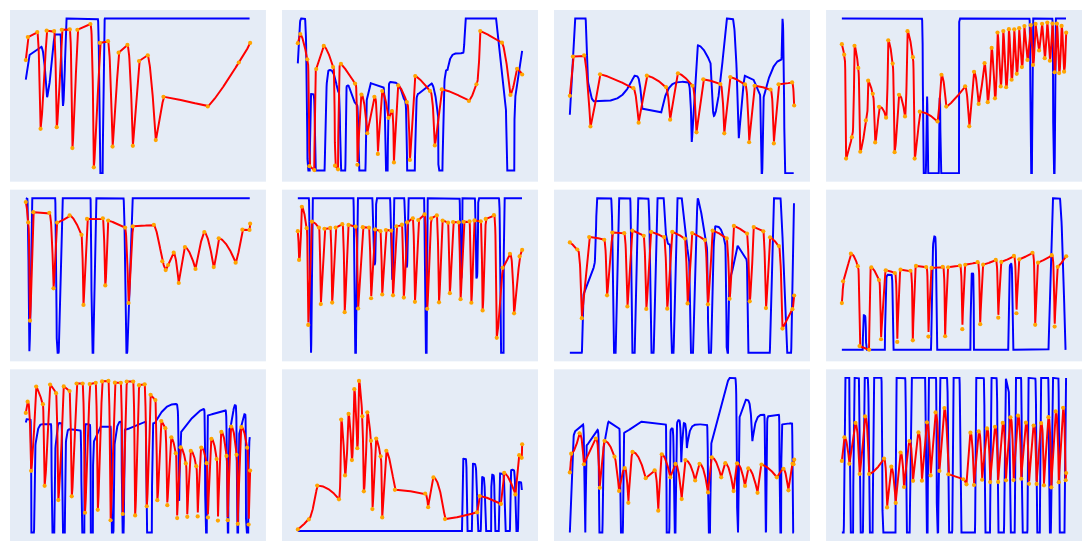

Source (notebook cell):
### Code cell
fig.show()

### Figure 1 — Plotly figure (JSON) as saved in the notebook; plotly's stock layout.template omitted (floating-point values rounded to 4 significant figures; data arrays with more than 128 entries replaced by an {"elided": "..."} marker saying what was removed)
{"data": [{"hoverinfo": "skip", "line": {"color": "blue", "width": 1.969}, "mode": "lines", "name": "Ground Truth", "showlegend": false, "type": "scatter", "x": {"elided": "1000 float values"}, "xaxis": "x", "y": {"elided": "1000 float values"}, "yaxis": "y"}, {"hoverinfo": "skip", "line": {"color": "red", "width": 1.969}, "mode": "lines", "name": "Generated", "showlegend": false, "type": "scatter", "x": {"elided": "1000 float values"}, "xaxis": "x", "y": {"elided": "1000 float values"}, "yaxis": "y"}, {"hoverinfo": "skip", "marker": {"color": "orange", "size": 4.2}, "mode": "markers", "name": "Tokens", "showlegend": false, "type": "scatter", "x": [1.481e-05, 0.09023, 0.5122, 0.6602, 0.9304, 1.267, 1.382, 1.608, 1.966, 2.082, 2.306, 2.885, 3.039, 3.308, 3.674, 3.877, 4.146, 4.542, 4.784, 5.06, 5.45, 5.808, 6.152, 8.133, 9.518, 10.03], "xaxis": "x", "y": [0.7316, 0.8804, 0.9125, 0.2866, 0.922, 0.9192, 0.2975, 0.9271, 0.9296, 0.1617, 0.9274, 0.965, 0.03773, 0.8422, 0.8541, 0.172, 0.7795, 0.8295, 0.1764, 0.725, 0.7625, 0.2135, 0.4937, 0.4309, 0.7158, 0.8426], "yaxis": "y"}, {"hoverinfo": "skip", "line": {"color": "blue", "width": 1.969}, "mode": "lines", "name": "Ground Truth", "showlegend": false, "type": "scatter", "x": {"elided": "1000 float values"}, "xaxis": "x2", "y": {"elided": "1000 float values"}, "yaxis": "y2"}, {"hoverinfo": "skip", "line": {"color": "red", "width": 1.969}, "mode": "lines", "name": "Generated", "showlegend": false, "type": "scatter", "x": {"elided": "1000 float values"}, "xaxis": "x2", "y": {"elided": "1000 float values"}, "yaxis": "y2"}, {"hoverinfo": "skip", "marker": {"color": "orange", "size": 4.2}, "mode": "markers", "name": "Tokens", "showlegend": false, "type": "scatter", "x": [1.469e-05, 0.1084, 0.421, 0.515, 0.7349, 0.8201, 1.157, 1.573, 1.658, 1.793, 1.923, 2.551, 2.658, 2.835, 3.098, 3.413, 3.568, 3.764, 4.043, 4.195, 4.285, 4.474, 4.859, 4.996, 5.235, 5.889, 6.108, 6.417, 7.627, 7.963, 8.133, 9.101, 9.479, 9.775, 10.0], "xaxis": "x2", "y": [0.8378, 0.8984, 0.7321, 0.0279, 0.002028, 0.6673, 0.8199, 0.6812, 0.0313, 0.007184, 0.701, 0.5718, 0.03714, 0.4995, 0.2447, 0.4845, 0.1087, 0.5223, 0.3462, 0.3913, 0.05238, 0.5605, 0.4498, 0.06896, 0.6218, 0.5238, 0.1649, 0.5334, 0.4573, 0.5674, 0.9177, 0.8413, 0.4971, 0.6697, 0.6319], "yaxis": "y2"}, {"hoverinfo": "skip", "line": {"color": "blue", "width": 1.969}, "mode": "lines", "name": "Ground Truth", "showlegend": false, "type": "scatter", "x": {"elided": "1000 float values"}, "xaxis": "x3", "y": {"elided": "1000 float values"}, "yaxis": "y3"}, {"hoverinfo": "skip", "line": {"color": "red", "width": 1.969}, "mode": "lines", "name": "Generated", "showlegend": false, "type": "scatter", "x": {"elided": "1000 float values"}, "xaxis": "x3", "y": {"elided": "1000 float values"}, "yaxis": "y3"}, {"hoverinfo": "skip", "marker": {"color": "orange", "size": 4.2}, "mode": "markers", "name": "Tokens", "showlegend": false, "type": "scatter", "x": [1.472e-05, 0.1378, 0.6372, 0.9208, 1.349, 2.839, 3.073, 3.438, 4.297, 4.48, 4.829, 5.479, 5.658, 5.959, 6.723, 6.899, 7.165, 7.825, 8.008, 8.252, 8.965, 9.112, 9.322, 9.928, 10.02], "xaxis": "x3", "y": [0.4999, 0.7542, 0.7623, 0.3018, 0.6396, 0.5496, 0.3266, 0.6304, 0.5569, 0.3455, 0.646, 0.5654, 0.2638, 0.6068, 0.5765, 0.2574, 0.6215, 0.5737, 0.1998, 0.5652, 0.5404, 0.1924, 0.5746, 0.5871, 0.4374], "yaxis": "y3"}, {"hoverinfo": "skip", "line": {"color": "blue", "width": 1.969}, "mode": "lines", "name": "Ground Truth", "showlegend": false, "type": "scatter", "x": {"elided": "1000 float values"}, "xaxis": "x4", "y": {"elided": "1000 float values"}, "yaxis": "y4"}, {"hoverinfo": "skip", "line": {"color": "red", "width": 1.969}, "mode": "lines", "name": "Generated", "showlegend": false, "type": "scatter", "x": {"elided": "1000 float values"}, "xaxis": "x4", "y": {"elided": "1000 float values"}, "yaxis": "y4"}, {"hoverinfo": "skip", "marker": {"color": "orange", "size": 4.2}, "mode": "markers", "name": "Tokens", "showlegend": false, "type": "scatter", "x": [1.486e-05, 0.1043, 0.1883, 0.448, 0.5643, 0.7332, 0.8213, 1.071, 1.173, 1.38, 1.487, 1.662, 1.973, 2.07, 2.267, 2.354, 2.551, 2.817, 2.929, 3.171, 3.248, 3.477, 4.269, 4.443, 4.659, 5.5, 5.684, 5.897, 6.103, 6.367, 6.509, 6.684, 6.83, 6.945, 7.087, 7.203, 7.33, 7.454, 7.574, 7.691, 7.803, 7.91, 8.033, 8.146, 8.281, 8.425, 8.531, 8.643, 8.799, 8.933, 9.05, 9.167, 9.281, 9.397, 9.49, 9.594, 9.695, 9.803, 9.915, 10.01], "xaxis": "x4", "y": [0.8344, 0.7666, 0.09416, 0.2323, 0.8242, 0.6808, 0.1382, 0.3412, 0.5979, 0.5134, 0.1982, 0.4291, 0.3588, 0.8592, 0.7088, 0.1352, 0.5068, 0.3669, 0.9188, 0.7501, 0.09401, 0.3974, 0.3342, 0.6367, 0.4304, 0.5621, 0.3025, 0.6554, 0.4478, 0.7113, 0.4591, 0.8098, 0.4842, 0.9098, 0.5612, 0.9192, 0.5555, 0.9312, 0.6043, 0.9304, 0.6425, 0.938, 0.6864, 0.9515, 0.7326, 0.9571, 0.6995, 0.9657, 0.7936, 0.9665, 0.7437, 0.974, 0.7272, 0.9677, 0.6526, 0.9669, 0.6474, 0.9528, 0.6567, 0.9089], "yaxis": "y4"}, {"hoverinfo": "skip", "line": {"color": "blue", "width": 1.969}, "mode": "lines", "name": "Ground Truth", "showlegend": false, "type": "scatter", "x": {"elided": "1000 float values"}, "xaxis": "x5", "y": {"elided": "1000 float values"}, "yaxis": "y5"}, {"hoverinfo": "skip", "line": {"color": "red", "width": 1.969}, "mode": "lines", "name": "Generated", "showlegend": false, "type": "scatter", "x": {"elided": "1000 float values"}, "xaxis": "x5", "y": {"elided": "1000 float values"}, "yaxis": "y5"}, {"hoverinfo": "skip", "marker": {"color": "orange", "size": 4.2}, "mode": "markers", "name": "Tokens", "showlegend": false, "type": "scatter", "x": [1.56e-05, 0.1068, 0.1878, 0.3346, 1.049, 1.238, 1.397, 1.956, 2.487, 2.576, 2.734, 3.44, 3.549, 3.68, 4.433, 4.59, 4.776, 5.716, 6.095, 6.246, 6.356, 6.605, 6.83, 7.106, 7.576, 7.972, 8.391, 8.615, 9.37, 9.67, 9.988, 10.02], "xaxis": "x5", "y": [0.9752, 0.8438, 0.2075, 0.9099, 0.9057, 0.4173, 0.8428, 0.8888, 0.763, 0.3095, 0.866, 0.8697, 0.4357, 0.8552, 0.8102, 0.3222, 0.8179, 0.8278, 0.5917, 0.5352, 0.5679, 0.6477, 0.4514, 0.6837, 0.5428, 0.7811, 0.5543, 0.741, 0.5833, 0.7965, 0.795, 0.8356], "yaxis": "y5"}, {"hoverinfo": "skip", "line": {"color": "blue", "width": 1.969}, "mode": "lines", "name": "Ground Truth", "showlegend": false, "type": "scatter", "x": {"elided": "1000 float values"}, "xaxis": "x6", "y": {"elided": "1000 float values"}, "yaxis": "y6"}, {"hoverinfo": "skip", "line": {"color": "red", "width": 1.969}, "mode": "lines", "name": "Generated", "showlegend": false, "type": "scatter", "x": {"elided": "1000 float values"}, "xaxis": "x6", "y": {"elided": "1000 float values"}, "yaxis": "y6"}, {"hoverinfo": "skip", "marker": {"color": "orange", "size": 4.2}, "mode": "markers", "name": "Tokens", "showlegend": false, "type": "scatter", "x": [1.471e-05, 0.05622, 0.1789, 0.3931, 0.4651, 0.627, 0.943, 1.025, 1.187, 1.446, 1.533, 1.687, 1.984, 2.089, 2.261, 2.576, 2.693, 2.898, 3.177, 3.269, 3.449, 3.686, 3.767, 3.929, 4.166, 4.248, 4.401, 4.644, 4.729, 4.877, 5.131, 5.224, 5.375, 5.654, 5.775, 5.948, 6.202, 6.299, 6.461, 6.703, 6.783, 6.925, 7.179, 7.261, 7.399, 7.661, 7.742, 7.88, 8.162, 8.245, 8.382, 8.749, 8.874, 9.135, 9.463, 9.648, 9.895, 10.01], "xaxis": "x6", "y": [0.7871, 0.6006, 0.945, 0.8064, 0.1801, 0.8487, 0.8104, 0.315, 0.8025, 0.8077, 0.3246, 0.8102, 0.832, 0.2625, 0.8276, 0.8161, 0.2865, 0.8128, 0.8094, 0.3529, 0.798, 0.7867, 0.377, 0.7943, 0.7906, 0.3717, 0.8187, 0.8287, 0.3571, 0.8442, 0.8707, 0.33, 0.8586, 0.8958, 0.2846, 0.8699, 0.8885, 0.3266, 0.8557, 0.842, 0.3855, 0.8464, 0.844, 0.3467, 0.8477, 0.8497, 0.3236, 0.8563, 0.8504, 0.2737, 0.8661, 0.8907, 0.09685, 0.5494, 0.6407, 0.2552, 0.6235, 0.6655], "yaxis": "y6"}, {"hoverinfo": "skip", "line": {"color": "blue", "width": 1.969}, "mode": "lines", "name": "Ground Truth", "showlegend": false, "type": "scatter", "x": {"elided": "1000 float values"}, "xaxis": "x7", "y": {"elided": "1000 float values"}, "yaxis": "y7"}, {"hoverinfo": "skip", "line": {"color": "red", "width": 1.969}, "mode": "lines", "name": "Generated", "showlegend": false, "type": "scatter", "x": {"elided": "1000 float values"}, "xaxis": "x7", "y": {"elided": "1000 float values"}, "yaxis": "y7"}, {"hoverinfo": "skip", "marker": {"color": "orange", "size": 4.2}, "mode": "markers", "name": "Tokens", "showlegend": false, "type": "scatter", "x": [1.475e-05, 0.3335, 0.5349, 0.8635, 1.536, 1.66, 1.894, 2.428, 2.568, 2.789, 3.296, 3.411, 3.625, 4.207, 4.345, 4.57, 5.134, 5.252, 5.457, 6.03, 6.161, 6.37, 7.0, 7.125, 7.319, 7.905, 8.026, 8.204, 8.632, 8.75, 8.933, 9.33, 9.485, 9.932, 10.01], "xaxis": "x7", "y": [0.7138, 0.6682, 0.2238, 0.7487, 0.7315, 0.3715, 0.778, 0.7738, 0.2996, 0.791, 0.7566, 0.2835, 0.7823, 0.7485, 0.2853, 0.782, 0.7388, 0.3194, 0.7748, 0.7291, 0.3136, 0.7907, 0.7398, 0.3493, 0.821, 0.7711, 0.3326, 0.8133, 0.7858, 0.2892, 0.7475, 0.6903, 0.1566, 0.2819, 0.3706], "yaxis": "y7"}, {"hoverinfo": "skip", "line": {"color": "blue", "width": 1.969}, "mode": "lines", "name": "Ground Truth", "showlegend": false, "type": "scatter", "x": {"elided": "1000 float values"}, "xaxis": "x8", "y": {"elided": "1000 float values"}, "yaxis": "y8"}, {"hoverinfo": "skip", "line": {"color": "red", "width": 1.969}, "mode": "lines", "name": "Generated", "showlegend": false, "type": "scatter", "x": {"elided": "1000 float values"}, "xaxis": "x8", "y": {"elided": "1000 float values"}, "yaxis": "y8"}, {"hoverinfo": "skip", "marker": {"color": "orange", "size": 4.2}, "mode": "markers", "name": "Tokens", "showlegend": false, "type": "scatter", "x": [1.462e-05, 0.05566, 0.402, 0.7125, 0.7903, 1.22, 1.317, 1.659, 1.752, 1.961, 2.368, 2.476, 2.623, 3.065, 3.173, 3.314, 3.767, 3.868, 4.011, 4.509, 4.617, 4.751, 5.275, 5.385, 5.516, 6.068, 6.185, 6.318, 6.88, 6.993, 7.131, 7.692, 7.804, 7.934, 8.521, 8.643, 8.77, 9.381, 9.512, 9.654, 10.03], "xaxis": "x8", "y": [0.3087, 0.4524, 0.6346, 0.5521, 0.02495, 0.0005906, 0.5439, 0.4606, 0.06998, 0.5248, 0.5064, 0.05205, 0.5291, 0.5213, 0.06288, 0.5538, 0.546, 0.0875, 0.5407, 0.5475, 0.0896, 0.545, 0.5558, 0.1362, 0.5613, 0.5785, 0.1696, 0.5621, 0.5932, 0.2124, 0.5798, 0.6195, 0.2415, 0.5969, 0.6404, 0.1649, 0.5754, 0.6247, 0.1534, 0.5474, 0.6173], "yaxis": "y8"}, {"hoverinfo": "skip", "line": {"color": "blue", "width": 1.969}, "mode": "lines", "name": "Ground Truth", "showlegend": false, "type": "scatter", "x": {"elided": "1000 float values"}, "xaxis": "x9", "y": {"elided": "1000 float values"}, "yaxis": "y9"}, {"hoverinfo": "skip", "line": {"color": "red", "width": 1.969}, "mode": "lines", "name": "Generated", "showlegend": false, "type": "scatter", "x": {"elided": "1000 float values"}, "xaxis": "x9", "y": {"elided": "1000 float values"}, "yaxis": "y9"}, {"hoverinfo": "skip", "marker": {"color": "orange", "size": 4.2}, "mode": "markers", "name": "Tokens", "showlegend": false, "type": "scatter", "x": [1.462e-05, 0.08177, 0.2384, 0.4636, 0.7645, 0.8406, 1.083, 1.352, 1.452, 1.694, 1.955, 2.05, 2.266, 2.539, 2.642, 2.853, 3.121, 3.213, 3.404, 3.687, 3.784, 3.976, 4.241, 4.329, 4.505, 4.795, 4.882, 5.056, 5.306, 5.4, 5.571, 5.785, 5.871, 6.048, 6.23, 6.318, 6.497, 6.696, 6.758, 6.914, 7.144, 7.209, 7.365, 7.608, 7.673, 7.831, 8.069, 8.132, 8.286, 8.519, 8.576, 8.729, 8.959, 9.014, 9.166, 9.407, 9.462, 9.622, 9.881, 9.948, 10.02], "xaxis": "x9", "y": [0.7476, 0.8182, 0.3854, 0.9127, 0.8022, 0.2914, 0.925, 0.8711, 0.2026, 0.9134, 0.8849, 0.2259, 0.9317, 0.9317, 0.1232, 0.9279, 0.9363, 0.1414, 0.945, 0.948, 0.07598, 0.9369, 0.9361, 0.1153, 0.9444, 0.9441, 0.1063, 0.9215, 0.9267, 0.1637, 0.8613, 0.8279, 0.202, 0.6969, 0.6523, 0.1707, 0.5952, 0.4946, 0.08959, 0.5321, 0.4314, 0.09781, 0.5101, 0.4144, 0.1002, 0.531, 0.433, 0.09379, 0.5853, 0.4588, 0.07422, 0.6285, 0.4783, 0.07633, 0.6628, 0.4856, 0.05391, 0.6591, 0.53, 0.04968, 0.387], "yaxis": "y9"}, {"hoverinfo": "skip", "line": {"color": "blue", "width": 1.969}, "mode": "lines", "name": "Ground Truth", "showlegend": false, "type": "scatter", "x": {"elided": "1000 float values"}, "xaxis": "x10", "y": {"elided": "1000 float values"}, "yaxis": "y10"}, {"hoverinfo": "skip", "line": {"color": "red", "width": 1.969}, "mode": "lines", "name": "Generated", "showlegend": false, "type": "scatter", "x": {"elided": "1000 float values"}, "xaxis": "x10", "y": {"elided": "1000 float values"}, "yaxis": "y10"}, {"hoverinfo": "skip", "marker": {"color": "orange", "size": 4.2}, "mode": "markers", "name": "Tokens", "showlegend": false, "type": "scatter", "x": [1.613e-05, 0.491, 0.8654, 1.837, 1.935, 2.107, 2.265, 2.415, 2.522, 2.656, 2.732, 2.879, 2.947, 3.103, 3.265, 3.329, 3.499, 3.697, 3.767, 3.95, 4.333, 5.685, 5.817, 6.053, 6.569, 8.003, 8.117, 9.064, 9.212, 9.71, 9.882, 9.991, 10.01], "xaxis": "x10", "y": [0.01084, 0.07495, 0.2922, 0.2043, 0.7162, 0.3573, 0.7523, 0.456, 0.9117, 0.5322, 0.9647, 0.7372, 0.2555, 0.7626, 0.5798, 0.1416, 0.5941, 0.4804, 0.08816, 0.5161, 0.2654, 0.2402, 0.1536, 0.3445, 0.07737, 0.1204, 0.225, 0.1745, 0.3739, 0.2355, 0.4873, 0.4703, 0.5577], "yaxis": "y10"}, {"hoverinfo": "skip", "line": {"color": "blue", "width": 1.969}, "mode": "lines", "name": "Ground Truth", "showlegend": false, "type": "scatter", "x": {"elided": "1000 float values"}, "xaxis": "x11", "y": {"elided": "1000 float values"}, "yaxis": "y11"}, {"hoverinfo": "skip", "line": {"color": "red", "width": 1.969}, "mode": "lines", "name": "Generated", "showlegend": false, "type": "scatter", "x": {"elided": "1000 float values"}, "xaxis": "x11", "y": {"elided": "1000 float values"}, "yaxis": "y11"}, {"hoverinfo": "skip", "marker": {"color": "orange", "size": 4.2}, "mode": "markers", "name": "Tokens", "showlegend": false, "type": "scatter", "x": [1.48e-05, 0.05971, 0.4339, 0.6262, 1.162, 1.335, 1.549, 1.995, 2.199, 2.45, 2.612, 2.797, 3.386, 3.787, 3.947, 4.103, 4.483, 4.715, 4.993, 5.158, 5.594, 5.788, 6.167, 6.336, 6.757, 6.939, 7.309, 7.465, 7.821, 7.964, 8.378, 8.555, 9.239, 9.537, 9.758, 9.941, 9.983, 10.01], "xaxis": "x11", "y": [0.3453, 0.4535, 0.5711, 0.3926, 0.5409, 0.2565, 0.5275, 0.4362, 0.239, 0.3707, 0.1702, 0.4634, 0.3124, 0.3577, 0.1252, 0.4501, 0.3175, 0.3943, 0.1919, 0.4165, 0.2989, 0.3949, 0.2301, 0.4322, 0.317, 0.3986, 0.2382, 0.3981, 0.2676, 0.3684, 0.2279, 0.3906, 0.317, 0.3667, 0.2426, 0.3958, 0.3932, 0.4186], "yaxis": "y11"}, {"hoverinfo": "skip", "line": {"color": "blue", "width": 1.969}, "mode": "lines", "name": "Ground Truth", "showlegend": false, "type": "scatter", "x": {"elided": "1000 float values"}, "xaxis": "x12", "y": {"elided": "1000 float values"}, "yaxis": "y12"}, {"hoverinfo": "skip", "line": {"color": "red", "width": 1.969}, "mode": "lines", "name": "Generated", "showlegend": false, "type": "scatter", "x": {"elided": "1000 float values"}, "xaxis": "x12", "y": {"elided": "1000 float values"}, "yaxis": "y12"}, {"hoverinfo": "skip", "marker": {"color": "orange", "size": 4.2}, "mode": "markers", "name": "Tokens", "showlegend": false, "type": "scatter", "x": [1.474e-05, 0.1139, 0.3361, 0.608, 0.7944, 1.037, 1.213, 1.882, 2.017, 2.205, 2.402, 2.619, 2.774, 3.015, 3.176, 3.417, 3.573, 3.796, 3.96, 4.179, 4.351, 4.575, 4.747, 5.418, 5.559, 5.734, 5.893, 6.105, 6.255, 6.473, 6.617, 6.831, 6.972, 7.178, 7.318, 7.519, 7.658, 7.856, 8.003, 8.209, 8.347, 8.554, 8.686, 8.887, 9.016, 9.213, 9.342, 9.537, 9.676, 9.869, 9.983, 10.01], "xaxis": "x12", "y": [0.4626, 0.6158, 0.4437, 0.7088, 0.378, 0.7507, 0.3781, 0.4779, 0.1618, 0.4252, 0.1909, 0.5173, 0.2938, 0.5911, 0.334, 0.6468, 0.3351, 0.7123, 0.3686, 0.7762, 0.398, 0.8045, 0.3764, 0.3439, 0.3115, 0.6457, 0.3067, 0.6533, 0.3409, 0.6729, 0.3258, 0.684, 0.327, 0.7088, 0.3371, 0.7447, 0.3387, 0.7558, 0.3472, 0.71, 0.3148, 0.6915, 0.3139, 0.7075, 0.3045, 0.7455, 0.2918, 0.783, 0.3249, 0.8062, 0.3375, 0.3847], "yaxis": "y12"}], "layout": {"height": 551.2, "hovermode": false, "margin": {"b": 10, "l": 10, "r": 10, "t": 10}, "showlegend": false, "title": {}, "width": 1312.0, "xaxis": {"anchor": "y", "domain": [0, 0.2387], "showgrid": false, "showticklabels": false, "zeroline": false}, "xaxis10": {"anchor": "y10", "domain": [0.2537, 0.4925], "showgrid": false, "showticklabels": false, "zeroline": false}, "xaxis11": {"anchor": "y11", "domain": [0.5075, 0.7462], "showgrid": false, "showticklabels": false, "zeroline": false}, "xaxis12": {"anchor": "y12", "domain": [0.7612, 1], "showgrid": false, "showticklabels": false, "zeroline": false}, "xaxis2": {"anchor": "y2", "domain": [0.2537, 0.4925], "showgrid": false, "showticklabels": false, "zeroline": false}, "xaxis3": {"anchor": "y3", "domain": [0.5075, 0.7462], "showgrid": false, "showticklabels": false, "zeroline": false}, "xaxis4": {"anchor": "y4", "domain": [0.7612, 1], "showgrid": false, "showticklabels": false, "zeroline": false}, "xaxis5": {"anchor": "y5", "domain": [0, 0.2387], "showgrid": false, "showticklabels": false, "zeroline": false}, "xaxis6": {"anchor": "y6", "domain": [0.2537, 0.4925], "showgrid": false, "showticklabels": false, "zeroline": false}, "xaxis7": {"anchor": "y7", "domain": [0.5075, 0.7462], "showgrid": false, "showticklabels": false, "zeroline": false}, "xaxis8": {"anchor": "y8", "domain": [0.7612, 1], "showgrid": false, "showticklabels": false, "zeroline": false}, "xaxis9": {"anchor": "y9", "domain": [0, 0.2387], "showgrid": false, "showticklabels": false, "zeroline": false}, "yaxis": {"anchor": "x", "domain": [0.6767, 1], "showgrid": false, "showticklabels": false, "zeroline": false}, "yaxis10": {"anchor": "x10", "domain": [0, 0.3233], "showgrid": false, "showticklabels": false, "zeroline": false}, "yaxis11": {"anchor": "x11", "domain": [0, 0.3233], "showgrid": false, "showticklabels": false, "zeroline": false}, "yaxis12": {"anchor": "x12", "domain": [0, 0.3233], "showgrid": false, "showticklabels": false, "zeroline": false}, "yaxis2": {"anchor": "x2", "domain": [0.6767, 1], "showgrid": false, "showticklabels": false, "zeroline": false}, "yaxis3": {"anchor": "x3", "domain": [0.6767, 1], "showgrid": false, "showticklabels": false, "zeroline": false}, "yaxis4": {"anchor": "x4", "domain": [0.6767, 1], "showgrid": false, "showticklabels": false, "zeroline": false}, "yaxis5": {"anchor": "x5", "domain": [0.3383, 0.6617], "showgrid": false, "showticklabels": false, "zeroline": false}, "yaxis6": {"anchor": "x6", "domain": [0.3383, 0.6617], "showgrid": false, "showticklabels": false, "zeroline": false}, "yaxis7": {"anchor": "x7", "domain": [0.3383, 0.6617], "showgrid": false, "showticklabels": false, "zeroline": false}, "yaxis8": {"anchor": "x8", "domain": [0.3383, 0.6617], "showgrid": false, "showticklabels": false, "zeroline": false}, "yaxis9": {"anchor": "x9", "domain": [0, 0.3233], "showgrid": false, "showticklabels": false, "zeroline": false}}}
